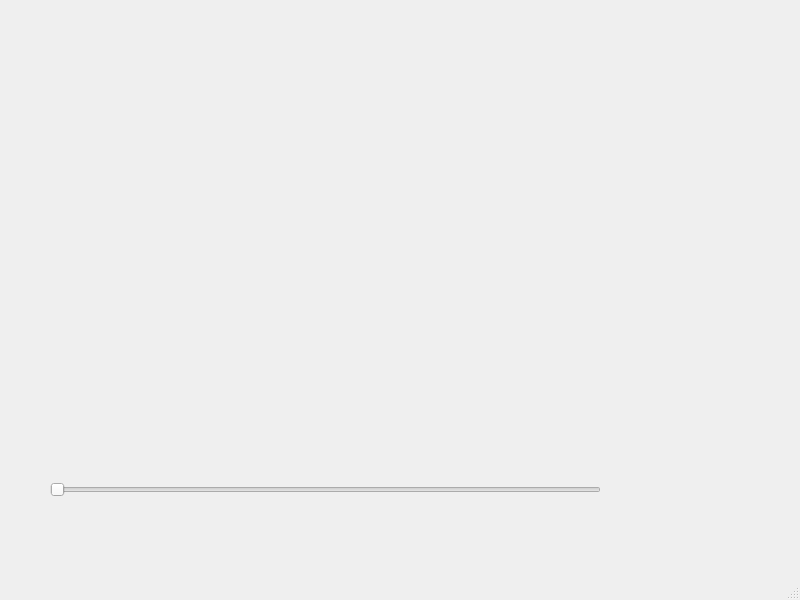
<?xml version="1.0" encoding="UTF-8"?>
<ui version="4.0">
 <class>MainWindow</class>
 <widget class="QMainWindow" name="MainWindow">
  <property name="geometry">
   <rect>
    <x>0</x>
    <y>0</y>
    <width>800</width>
    <height>600</height>
   </rect>
  </property>
  <property name="windowTitle">
   <string>MainWindow</string>
  </property>
  <widget class="QWidget" name="centralwidget">
   <widget class="QSlider" name="horizontalSlider">
    <property name="geometry">
     <rect>
      <x>50</x>
      <y>480</y>
      <width>551</width>
      <height>20</height>
     </rect>
    </property>
    <property name="orientation">
     <enum>Qt::Horizontal</enum>
    </property>
   </widget>
  </widget>
  <widget class="QMenuBar" name="menubar">
   <property name="geometry">
    <rect>
     <x>0</x>
     <y>0</y>
     <width>800</width>
     <height>20</height>
    </rect>
   </property>
  </widget>
  <widget class="QStatusBar" name="statusbar"/>
 </widget>
 <resources/>
 <connections/>
</ui>
